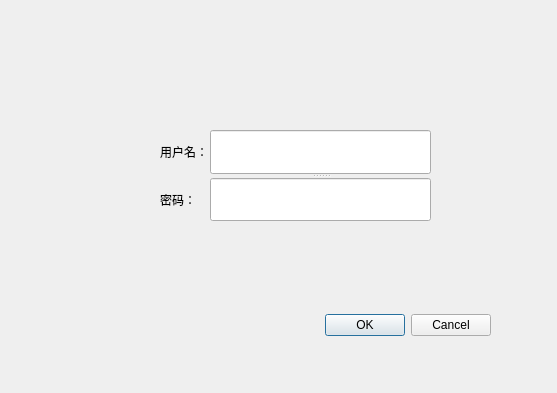
<?xml version="1.0" encoding="UTF-8"?>
<ui version="4.0">
 <class>Dialog</class>
 <widget class="QDialog" name="Dialog">
  <property name="geometry">
   <rect>
    <x>0</x>
    <y>0</y>
    <width>557</width>
    <height>393</height>
   </rect>
  </property>
  <property name="windowTitle">
   <string>登陆界面</string>
  </property>
  <widget class="QDialogButtonBox" name="buttonBox">
   <property name="geometry">
    <rect>
     <x>80</x>
     <y>290</y>
     <width>411</width>
     <height>71</height>
    </rect>
   </property>
   <property name="orientation">
    <enum>Qt::Horizontal</enum>
   </property>
   <property name="standardButtons">
    <set>QDialogButtonBox::Cancel|QDialogButtonBox::Ok</set>
   </property>
  </widget>
  <widget class="QSplitter" name="splitter">
   <property name="geometry">
    <rect>
     <x>210</x>
     <y>130</y>
     <width>221</width>
     <height>91</height>
    </rect>
   </property>
   <property name="orientation">
    <enum>Qt::Vertical</enum>
   </property>
   <widget class="QLineEdit" name="lineEdit"/>
   <widget class="QLineEdit" name="lineEdit_2"/>
  </widget>
  <widget class="QWidget" name="">
   <property name="geometry">
    <rect>
     <x>160</x>
     <y>130</y>
     <width>50</width>
     <height>91</height>
    </rect>
   </property>
   <layout class="QVBoxLayout" name="verticalLayout">
    <item>
     <widget class="QLabel" name="label">
      <property name="text">
       <string>用户名：</string>
      </property>
     </widget>
    </item>
    <item>
     <widget class="QLabel" name="label_2">
      <property name="text">
       <string>密码：</string>
      </property>
     </widget>
    </item>
   </layout>
  </widget>
 </widget>
 <resources/>
 <connections>
  <connection>
   <sender>buttonBox</sender>
   <signal>accepted()</signal>
   <receiver>Dialog</receiver>
   <slot>accept()</slot>
   <hints>
    <hint type="sourcelabel">
     <x>248</x>
     <y>254</y>
    </hint>
    <hint type="destinationlabel">
     <x>157</x>
     <y>274</y>
    </hint>
   </hints>
  </connection>
  <connection>
   <sender>buttonBox</sender>
   <signal>rejected()</signal>
   <receiver>Dialog</receiver>
   <slot>reject()</slot>
   <hints>
    <hint type="sourcelabel">
     <x>316</x>
     <y>260</y>
    </hint>
    <hint type="destinationlabel">
     <x>286</x>
     <y>274</y>
    </hint>
   </hints>
  </connection>
 </connections>
</ui>
